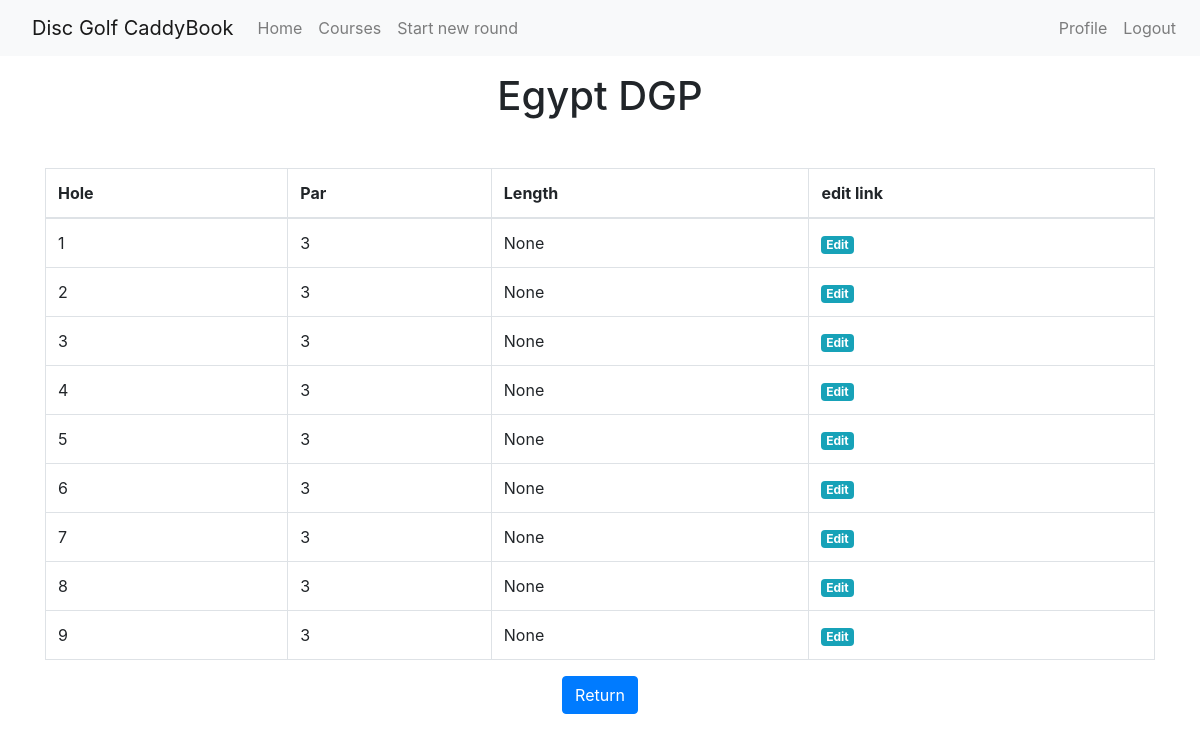
Page /course/Egypt DGP (signed in) on the committed database.
### app/models.py (models this page shows, shortened)
class Course(db.Model):
    id = db.Column(db.Integer, primary_key=True)
    coursename = db.Column(db.String(64), index=True, unique=True)
    courseholes = db.Column(db.Integer)
    courselocation = db.Column(db.String(64))
    rounds = db.relationship('Round', backref='course', lazy='dynamic')
    holes = db.relationship('Hole', backref='course', lazy='dynamic')

class Hole(db.Model):
    __tablename__ = 'course_hole'
    __table_args__ = (
        db.UniqueConstraint('holenum', 'holecourse_id'),
    )
    id = db.Column(db.Integer, primary_key=True)
    holenum = db.Column(db.Integer, index=True)
    holepar = db.Column(db.Integer)
    holelength = db.Column(db.Integer)
    holecourse_id = db.Column(db.Integer, db.ForeignKey('course.id'))

### app/routes.py (the view)
@app.route('/course/<coursename>')
@login_required
def course(coursename):
    course = Course.query.filter_by(coursename=coursename).first_or_404()
    holes = Hole.query.filter_by(holecourse_id=course.id)
    return render_template('course.html', course=course, holes=holes)

### app/models.py (called while the page is built)
@login.user_loader
def load_user(id):
    return User.query.get(int(id))

### app/templates/course.html
{% extends "base.html" %}
{% block content %}
<div class="container my-3">
    <h1 class="text-center">{{course.coursename}}</h1>
</div>
<div class="container my-5">
    <table class="table table-bordered">
        <thead>
            <tr>
                <th scope="col">Hole</th>
                <th scope="col">Par</th>
                <th scope="col">Length</th>
                <th scope="col">edit link</th>
            </tr>
        </thead>
        <tbody>
            {% for hole in holes %}
            <tr>
                <td>{{hole.holenum}}</td>
                <td>{{hole.holepar}}</td>
                <td>{{hole.holelength}}</td>
                <td><a class="badge badge-info" href="{{ url_for('edithole', coursename=course.coursename, holenum=hole.holenum) }}">Edit</a></td>
            </tr>
            {% endfor %}
        </tbody>
    </table>
    <div class="d-flex justify-content-center">
        <a class="btn btn-primary" href="{{ url_for('courses') }}" role="button">Return</a>
    </div>
</div>
{% endblock %}

### app/templates/base.html (style rules this page uses)
html, body { height: 100%; }

### rows in the picture
Course: coursename "Egypt DGP"
Hole: holenum "1", holepar "3", holelength "None"
Hole: holenum "2", holepar "3", holelength "None"
Hole: holenum "3", holepar "3", holelength "None"
Hole: holenum "4", holepar "3", holelength "None"
Hole: holenum "5", holepar "3", holelength "None"
Hole: holenum "6", holepar "3", holelength "None"
Hole: holenum "7", holepar "3", holelength "None"
Hole: holenum "8", holepar "3", holelength "None"
Hole: holenum "9", holepar "3", holelength "None"
